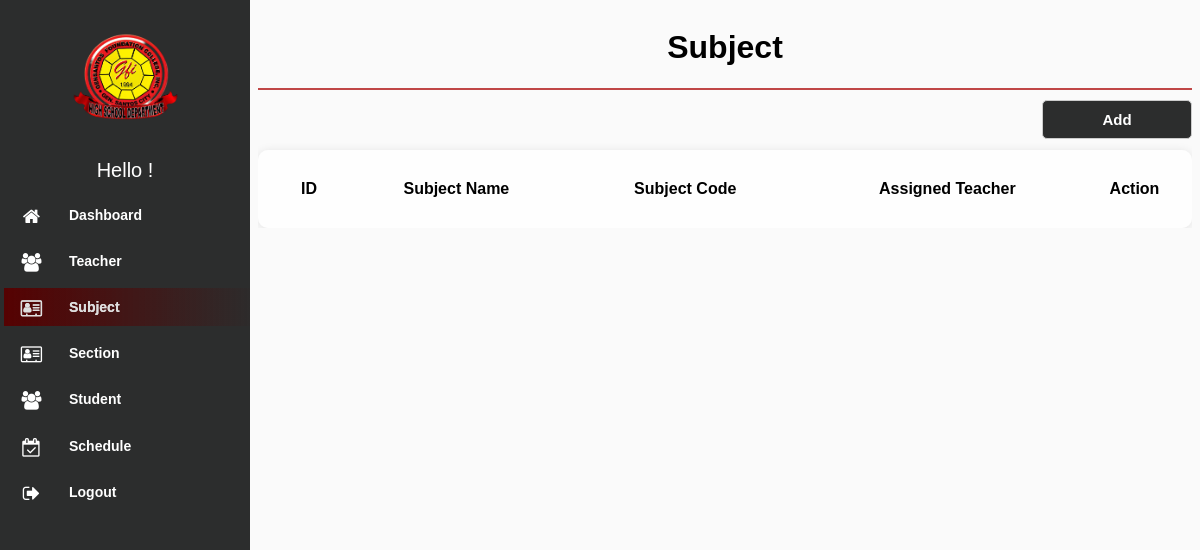
Page /modules/Subject/index.php (signed in) on the earlier database version.
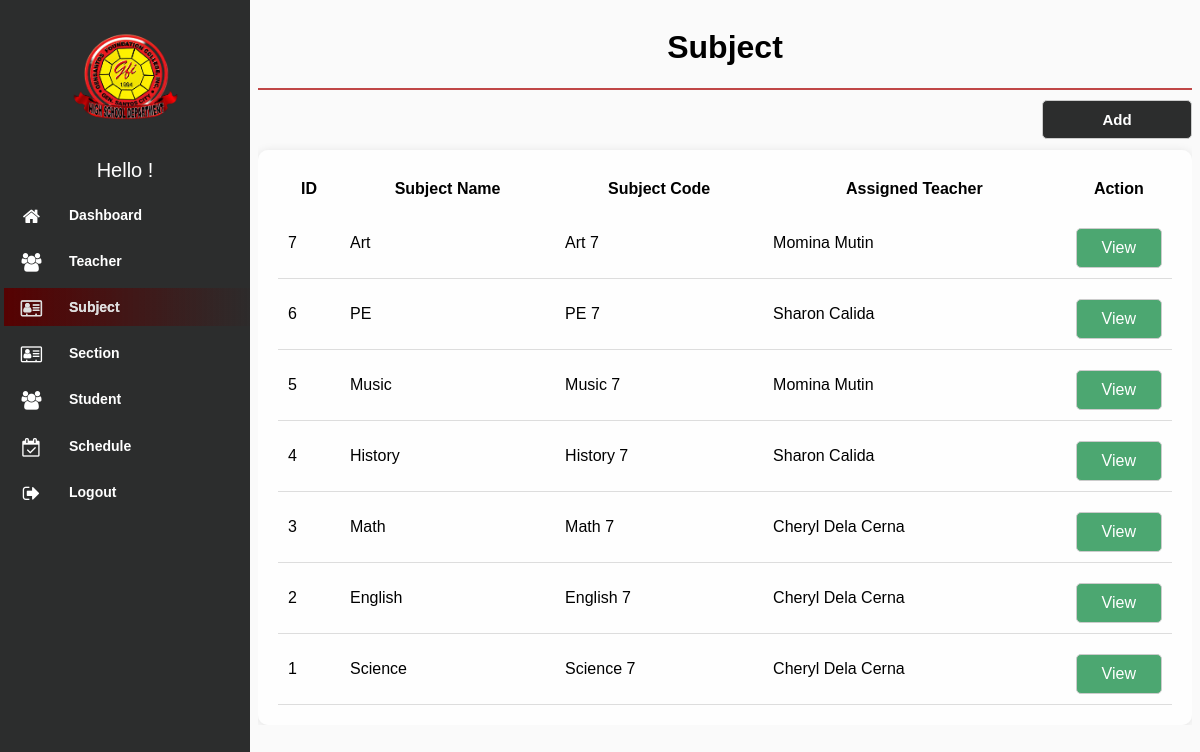
Same page on the later database version.
### tables this page shows
CREATE TABLE `subject` (
  `id` int(11) NOT NULL,
  `code` varchar(100) NOT NULL,
  `grade_level` varchar(100) NOT NULL,
  `name` varchar(100) NOT NULL,
  `details` varchar(100) NOT NULL,
  `teacher_id` varchar(100) NOT NULL,
  `del_status` varchar(100) NOT NULL
);

### modules/Subject/index.php (the view, shortened to what this page needs)
<!DOCTYPE html>
<html lang="en">
<head>
    <link rel="stylesheet" type="text/css" href="../../assets/css/font-awesome-4.7.0/css/menu.css">
    <link rel="stylesheet" type="text/css" href="../../assets/css/font-awesome-4.7.0/css/style.css">
    <link rel="stylesheet" type="text/css" href="../../assets/css/font-awesome-4.7.0/css/font-awesome.min.css"
        rel="stylesheet">
    <link rel="stylesheet" href="../../assets/css/jquery.dataTables.min.css">
</head>
<body>
    <?php
$page = 'Subject';
include "../../navbar.php";
include "../../db_conn.php";
 ?>
        <div class="content">
            <div class="header">
                <h1><?php if ($page) {echo $page;} ?></h1>
            </div>
            <div class="search-box">
                <a href="./add.php"><button>Add</button></a>
            </div>
            <div class="table_wrap">
            <table id="example" class="data list">
                <thead>
                    <th style="width: 60px;">ID</th>
                    <th>Subject Name</th>
                    <th>Subject Code</th>
                    <th>Assigned Teacher</th>
                    <th style="width: 55px;">Action</th>
                </thead>
                <?php
         $squery = mysqli_query($conn, "
         SELECT s.*, CONCAT(t.first_name, ' ', t.last_name) AS teacher_name
         FROM subject s
         LEFT JOIN teacher t ON s.teacher_id = t.id
         WHERE s.del_status != 'deleted'
         ORDER BY s.id DESC;
     ");
     while ($row = mysqli_fetch_array($squery)) {
        ?>
                <tr class="table-row">
                    <td><?php echo $row['id'] ?></td>
                    <td><?php echo $row['name'] ?></td>
                    <td><?php echo $row['code'] ?></td>
                    <td><?php echo $row['teacher_name'] ?></td>
                    <td>
                        <a class="view" href="edit.php?id=<?php echo $row['id'] ?>">
                        View
                        </a>
                    </td>
                </tr>
                <?php }?>
            </table>
            </div>
    </div>
</body>
</html>

### navbar.php (shortened to what this page needs)
<?php
$name = $_SESSION['name'];
?>
<div class="container">
        <div class="sidebar">
            <nav class="main-menu">
                <div>
                    <img src="../../assets/img/logo.png" alt="Logo" class="logo">
                </div>
                <div class="user">Hello <?php echo $name; ?>! </div>
                <div class="scrollbar" id="style-1">
                    <ul>
                        <li class="darkerlishadow <?php if ($page == 'Dashboard') {echo 'active';} ?>">
                            <a href="../dashboard">
                                <i class="fa fa-home fa-lg"></i>
                                <span class="nav-text">Dashboard</span>
                            </a>
                        </li>
                        <li class="darkerli <?php if ($page == 'Teacher') {echo 'active';} ?>">
                            <a href="../Teacher/">
                                <i class="fa fa-users fa-lg"></i>
                                <span class="nav-text">Teacher</span>
                            </a>
                        </li>
                        <li class="darkerli <?php if ($page == 'Subject') {echo 'active';} ?>">
                            <a href="../subject/">
                                <i class="fa fa-address-card-o fa-lg"></i>
                                <span class="nav-text">
                                    Subject
                                </span>
                            </a>
                        </li>
                        <li class="darkerli <?php if ($page == 'Section') {echo 'active';} ?>">
                            <a href="../section/">
                                <i class="fa fa-address-card-o fa-lg"></i>
                                <span class="nav-text">
                                    Section
                                </span>
                            </a>
                        </li>
                        <li class="darkerli <?php if ($page == 'Student') {echo 'active';} ?>">
                            <a href="../Student/">
                                <i class="fa fa-users fa-lg"></i>
                                <span class="nav-text">
                                    Student
                                </span>
                            </a>
                        </li>
                        <li class="darkerli <?php if ($page == 'Schedule') {echo 'active';} ?>">
                            <a href="../Schedule/">
                                <i class="fa fa-calendar-check-o fa-lg"></i>
                                <span class="nav-text">
                                    Schedule
                                </span>
                            </a>
                        </li>
                    </ul>
                    <ul class="logout">
                        <li>
                            <a id="deleteButton">
                                <i class="fa fa-sign-out fa-lg"></i>
                                <span class="nav-text">
                                    Logout
                                </span>
                            </a>
                        </li>
                    </ul>
            </nav>
        </div>
    </div>

Differences in the rows shown:
added subject: id "7", name "Art", code "Art 7", teacher_name "Momina Mutin"
added subject: id "6", name "PE", code "PE 7", teacher_name "Sharon Calida"
added subject: id "5", name "Music", code "Music 7", teacher_name "Momina Mutin"
added subject: id "4", name "History", code "History 7", teacher_name "Sharon Calida"
added subject: id "3", name "Math", code "Math 7", teacher_name "Cheryl Dela Cerna"
added subject: id "2", name "English", code "English 7", teacher_name "Cheryl Dela Cerna"
added subject: id "1", name "Science", code "Science 7", teacher_name "Cheryl Dela Cerna"
